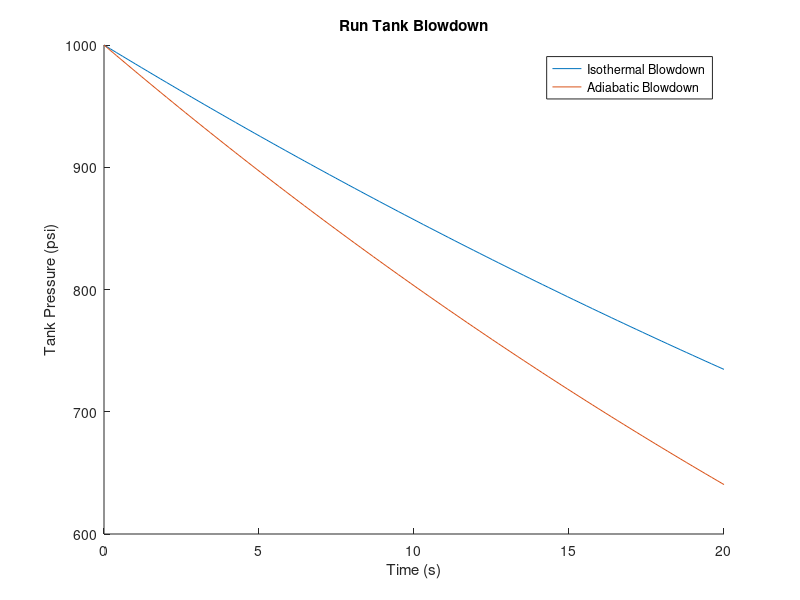

MATLAB code for this plot:
%% Tank Blowdown Analysis

% Thomas White 2/23/2020

% Outputs:
% An idea of the flow rate over time. 
% Initial and final pressure in the tank. 


%% Unit Conversion

% Unit Conversion
psi_to_Pa = 6894.75729; % 1 psi in Pa
in_to_m = 0.0254; % 1 in in m
mm_to_m = 1e-3; % 1 mm in m
lbf_to_N = 4.44822162; % 1 lbf in N
lbm_to_kg = 0.453592; % 1 lbm in kg
atm_to_Pa = 101325; % 1 atm in Pa
L_to_m3 = 1e-3; % 1 L in m^3


%% Inputs

% Assumptions - flow is choked at the regulator. 

gamma = 1.4;
R = 8.31; % Universal gas constant
Mw = 0.0289; % kg/mol Molar weight of gas
T0 = 298; %K initial 
P0 = 1000*psi_to_Pa; % Pa
V_tank = 0.026; % m^3 
Cd = 1;
A = 2e-6; % m^2

t = linspace(0, 20);





%% Calc Flow Velocity Ot of Tank

% Choked in regulator at M = 1

c = sqrt(((2*gamma)/(gamma + 1))*(R*T0)/Mw)


%% Create Dischange Coefficient 

c0 = sqrt(gamma*R*T0/Mw)

tau = (V_tank/(Cd*A*c0))*((gamma + 1)/2)^((gamma + 1)/(2*(gamma-1)))


%% Find results

% Isothermal Tank

P_tank_iso = P0*exp(-t/tau);


figure 
hold on
plot(t, P_tank_iso/psi_to_Pa)

% Adiabatic Tank

P_tank_adi = P0*(1 + ((gamma - 1)/2)*(-t/tau)).^((2*gamma)/(gamma - 1));

plot(t, P_tank_adi/psi_to_Pa)

title("Run Tank Blowdown")
legend("Isothermal Blowdown", "Adiabatic Blowdown")
xlabel("Time (s)")
ylabel("Tank Pressure (psi)")
